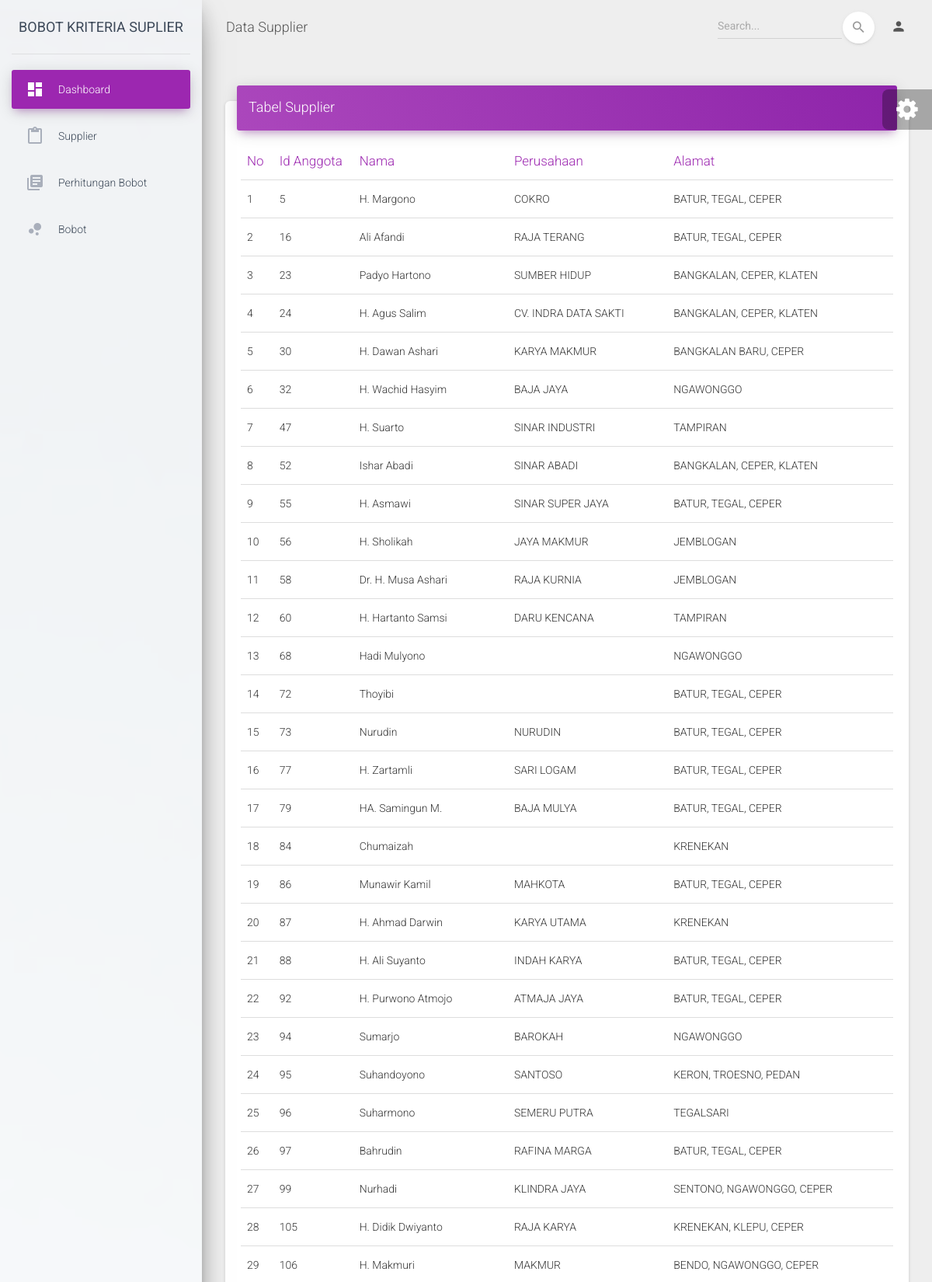
The page /index.php/welcome/supplier (upper part) on the database its author committed.
### tables this page shows
CREATE TABLE `tb_supplier` (
  `id_anggota` int(11) NOT NULL,
  `nama_anggota` varchar(255) NOT NULL,
  `nama_perusahaan` varchar(255) NOT NULL,
  `alamat` text NOT NULL
);

### application/controllers/Welcome.php (called while the page is built, shortened)
<?php
class Welcome extends CI_Controller
{
	public function __construct()
	{
		$this->load->model("supplier_model");
	}
	public function supplier()
	{
		$data['title'] = 'Data Supplier';
		$data['supplier'] = $this->supplier_model->getAll();
		$this->load->view('_partials/head', $data);
		$this->load->view('_partials/sidebar', $data);
		$this->load->view('_partials/topbar', $data);
		$this->load->view('supplier', $data);
		$this->load->view('_partials/foot', $data);
	}
}

### index.php (called while the page is built, shortened)
<?php
require_once BASEPATH.'core/CodeIgniter.php';

### application/models/Supplier_model.php (called while the page is built, shortened)
<?php defined('BASEPATH') or exit('No direct script access allowed');
class Supplier_model extends CI_Model
{
    private $_table = "tb_supplier";
    public function getAll()
    {
        return $this->db->get($this->_table)->result();
    }
}

### application/views/supplier.php (the view)
<div class="content">
    <div class="container-fluid">
        <div class="row">
            <div class="col-md-12">
                <div class="card">
                    <div class="card-header card-header-primary">
                        <?php if (isset($_SESSION['email']) && $_SESSION['role_id'] == 1) : ?>
                            <h4 class="card-title ">Tabel Supplier</h4>
                            <a href="<?= base_url('welcome/add_supplier') ?>"><button>Tambah Supplier</button></a>
                        <?php else : ?>
                            <h4 class="card-title ">Tabel Supplier</h4>
                        <?php endif; ?>
                    </div>
                    <div class="card-body">
                        <div class="table-responsive">
                            <table class="table">
                                <thead class=" text-primary">
                                    <th>
                                        No
                                    </th>
                                    <th>
                                        Id Anggota
                                    </th>
                                    <th>
                                        Nama
                                    </th>
                                    <th>
                                        Perusahaan
                                    </th>
                                    <th>
                                        Alamat
                                    </th>
                                </thead>
                                <tbody>
                                    <?php
                                    $no = 1;
                                    foreach ($supplier as $sup) :
                                    ?>
                                        <tr>
                                            <td>
                                                <?php
                                                echo $no++;
                                                ?>
                                            </td>
                                            <td>
                                                <?php echo $sup->id_anggota?>
                                            </td>
                                            <td>
                                                <?php echo $sup->nama_anggota ?>
                                            </td>
                                            <td>
                                                <?php echo $sup->nama_perusahaan ?>
                                            </td>
                                            <td>
                                                <?php echo $sup->alamat ?>
                                            </td>
                                        </tr>
                                    <?php endforeach; ?>
                                </tbody>
                            </table>
                        </div>
                    </div>
                </div>
            </div>
        </div>
    </div>
</div>

### application/views/_partials/head.php (shortened to what this page needs)
<!DOCTYPE html>
<html lang="en">
<head>
    <link rel="stylesheet" href="https://maxcdn.bootstrapcdn.com/font-awesome/latest/css/font-awesome.min.css">
    <link href="<?= base_url() ?>/assets/css/material-dashboard.css?v=2.1.2" rel="stylesheet" />
    <link href="<?= base_url() ?>/assets/demo/demo.css" rel="stylesheet" />
</head>
<body class="">
    <div class="wrapper ">

### application/views/_partials/sidebar.php
<div class="sidebar" data-color="purple" data-background-color="white" data-image="../assets/img/sidebar-1.jpg">
    <div class="logo"><a href="<?= site_url() ?>" class="simple-text logo-normal">
            Bobot Kriteria Suplier
        </a></div>
    <div class="sidebar-wrapper">
        <ul class="nav">
            <li class="nav-item active  ">
                <a class="nav-link" href="<?= base_url() ?>">
                    <i class="material-icons">dashboard</i>
                    <p>Dashboard</p>
                </a>
            </li>
            <?php if (isset($_SESSION['email'])) : ?>
                <li class="nav-item ">
                    <a class="nav-link" href="<?= base_url('welcome/profil') ?>">
                        <i class="material-icons">person</i>
                        <p>User Profile</p>
                    </a>
                </li>
                <li class="nav-item ">
                    <a class="nav-link" href="<?= base_url('welcome/supplier') ?>">
                        <i class="material-icons">content_paste</i>
                        <p>Supplier</p>
                    </a>
                </li>
                <li class="nav-item ">
                    <a class="nav-link" href="<?= base_url() ?>">
                        <i class="material-icons">library_books</i>
                        <p>Perhitungan Bobot</p>
                    </a>
                </li>
                <li class="nav-item ">
                    <a class="nav-link" href="<?= base_url() ?>">
                        <i class="material-icons">bubble_chart</i>
                        <p>Bobot</p>
                    </a>
                </li>
            <?php else : ?>
                <li class="nav-item ">
                    <a class="nav-link" href="<?= base_url('welcome/supplier') ?>">
                        <i class="material-icons">content_paste</i>
                        <p>Supplier</p>
                    </a>
                </li>
                <li class="nav-item ">
                    <a class="nav-link" href="<?= base_url() ?>">
                        <i class="material-icons">library_books</i>
                        <p>Perhitungan Bobot</p>
                    </a>
                </li>
                <li class="nav-item ">
                    <a class="nav-link" href="<?= base_url() ?>">
                        <i class="material-icons">bubble_chart</i>
                        <p>Bobot</p>
                    </a>
                </li>
            <?php endif; ?>
        </ul>
    </div>
</div>

### application/views/_partials/topbar.php (shortened to what this page needs)
<div class="main-panel">
    <nav class="navbar navbar-expand-lg navbar-transparent navbar-absolute fixed-top ">
        <div class="container-fluid">
            <div class="navbar-wrapper">
                <a class="navbar-brand" href="javascript:;"><?= $title ?></a>
            </div>
            <div class="collapse navbar-collapse justify-content-end">
                <form class="navbar-form">
                    <div class="input-group no-border">
                        <input type="text" value="" class="form-control" placeholder="Search...">
                        <button type="submit" class="btn btn-white btn-round btn-just-icon">
                            <i class="material-icons">search</i>
                            <div class="ripple-container"></div>
                        </button>
                    </div>
                </form>
                <ul class="navbar-nav">
                    <li class="nav-item dropdown">
                        <a class="nav-link" href="javascript:;" id="navbarDropdownProfile" data-toggle="dropdown" aria-haspopup="true" aria-expanded="false">
                            <i class="material-icons">person</i>
                        </a>
                    </li>
                </ul>
            </div>
        </div>
    </nav>

### application/views/_partials/foot.php (shortened to what this page needs)
</div>
</div>
<div class="fixed-plugin">
    <div class="dropdown show-dropdown">
        <a href="#" data-toggle="dropdown">
            <i class="fa fa-cog fa-2x"> </i>
        </a>
    </div>
</div>
</body>
</html>

### rows shown on the page
tb_supplier: id_anggota "5", nama_anggota "H. Margono", nama_perusahaan "COKRO", alamat "BATUR, TEGAL, CEPER"
tb_supplier: id_anggota "16", nama_anggota "Ali Afandi", nama_perusahaan "RAJA TERANG", alamat "BATUR, TEGAL, CEPER"
tb_supplier: id_anggota "23", nama_anggota "Padyo Hartono", nama_perusahaan "SUMBER HIDUP", alamat "BANGKALAN, CEPER, KLATEN"
tb_supplier: id_anggota "24", nama_anggota "H. Agus Salim", nama_perusahaan "CV. INDRA DATA SAKTI", alamat "BANGKALAN, CEPER, KLATEN"
tb_supplier: id_anggota "30", nama_anggota "H. Dawan Ashari", nama_perusahaan "KARYA MAKMUR", alamat "BANGKALAN BARU, CEPER"
tb_supplier: id_anggota "32", nama_anggota "H. Wachid Hasyim", nama_perusahaan "BAJA JAYA", alamat "NGAWONGGO"
tb_supplier: id_anggota "47", nama_anggota "H. Suarto", nama_perusahaan "SINAR INDUSTRI", alamat "TAMPIRAN"
tb_supplier: id_anggota "52", nama_anggota "Ishar Abadi", nama_perusahaan "SINAR ABADI", alamat "BANGKALAN, CEPER, KLATEN"
tb_supplier: id_anggota "55", nama_anggota "H. Asmawi", nama_perusahaan "SINAR SUPER JAYA", alamat "BATUR, TEGAL, CEPER"
tb_supplier: id_anggota "56", nama_anggota "H. Sholikah", nama_perusahaan "JAYA MAKMUR", alamat "JEMBLOGAN"
tb_supplier: id_anggota "58", nama_anggota "Dr. H. Musa Ashari", nama_perusahaan "RAJA KURNIA", alamat "JEMBLOGAN"
tb_supplier: id_anggota "60", nama_anggota "H. Hartanto Samsi", nama_perusahaan "DARU KENCANA", alamat "TAMPIRAN"
tb_supplier: id_anggota "68", nama_anggota "Hadi Mulyono", alamat "NGAWONGGO"
tb_supplier: id_anggota "72", nama_anggota "Thoyibi", alamat "BATUR, TEGAL, CEPER"
tb_supplier: id_anggota "73", nama_anggota "Nurudin", nama_perusahaan "NURUDIN", alamat "BATUR, TEGAL, CEPER"
tb_supplier: id_anggota "77", nama_anggota "H. Zartamli", nama_perusahaan "SARI LOGAM", alamat "BATUR, TEGAL, CEPER"
tb_supplier: id_anggota "79", nama_anggota "HA. Samingun M.", nama_perusahaan "BAJA MULYA", alamat "BATUR, TEGAL, CEPER"
tb_supplier: id_anggota "84", nama_anggota "Chumaizah", alamat "KRENEKAN"
tb_supplier: id_anggota "86", nama_anggota "Munawir Kamil", nama_perusahaan "MAHKOTA", alamat "BATUR, TEGAL, CEPER"
tb_supplier: id_anggota "87", nama_anggota "H. Ahmad Darwin", nama_perusahaan "KARYA UTAMA", alamat "KRENEKAN"
tb_supplier: id_anggota "88", nama_anggota "H. Ali Suyanto", nama_perusahaan "INDAH KARYA", alamat "BATUR, TEGAL, CEPER"
tb_supplier: id_anggota "92", nama_anggota "H. Purwono Atmojo", nama_perusahaan "ATMAJA JAYA", alamat "BATUR, TEGAL, CEPER"
tb_supplier: id_anggota "94", nama_anggota "Sumarjo", nama_perusahaan "BAROKAH", alamat "NGAWONGGO"
tb_supplier: id_anggota "95", nama_anggota "Suhandoyono", nama_perusahaan "SANTOSO", alamat "KERON, TROESNO, PEDAN"
tb_supplier: id_anggota "96", nama_anggota "Suharmono", nama_perusahaan "SEMERU PUTRA", alamat "TEGALSARI"
tb_supplier: id_anggota "97", nama_anggota "Bahrudin", nama_perusahaan "RAFINA MARGA", alamat "BATUR, TEGAL, CEPER"
tb_supplier: id_anggota "99", nama_anggota "Nurhadi", nama_perusahaan "KLINDRA JAYA", alamat "SENTONO, NGAWONGGO, CEPER"
tb_supplier: id_anggota "105", nama_anggota "H. Didik Dwiyanto", nama_perusahaan "RAJA KARYA", alamat "KRENEKAN, KLEPU, CEPER"
tb_supplier: id_anggota "106", nama_anggota "H. Makmuri", nama_perusahaan "MAKMUR", alamat "BENDO, NGAWONGGO, CEPER"

### other values the page prints
$title "Data Supplier"
